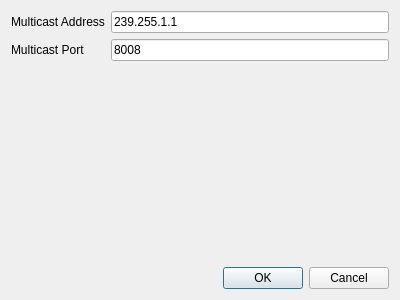
<?xml version="1.0" encoding="UTF-8"?>
<ui version="4.0">
 <class>OptionsDialog</class>
 <widget class="QDialog" name="OptionsDialog">
  <property name="geometry">
   <rect>
    <x>0</x>
    <y>0</y>
    <width>400</width>
    <height>300</height>
   </rect>
  </property>
  <property name="windowTitle">
   <string>Dialog</string>
  </property>
  <layout class="QVBoxLayout" name="verticalLayout">
   <item>
    <layout class="QFormLayout" name="formLayout">
     <item row="0" column="0">
      <widget class="QLabel" name="label">
       <property name="text">
        <string>Multicast Address</string>
       </property>
      </widget>
     </item>
     <item row="1" column="0">
      <widget class="QLabel" name="label_2">
       <property name="text">
        <string>Multicast Port</string>
       </property>
      </widget>
     </item>
     <item row="0" column="1">
      <widget class="QLineEdit" name="multicast_address_lineEdit">
       <property name="text">
        <string>239.255.1.1</string>
       </property>
      </widget>
     </item>
     <item row="1" column="1">
      <widget class="QLineEdit" name="multicast_port_lineEdit">
       <property name="text">
        <string>8008</string>
       </property>
      </widget>
     </item>
    </layout>
   </item>
   <item>
    <widget class="QDialogButtonBox" name="buttonBox">
     <property name="orientation">
      <enum>Qt::Horizontal</enum>
     </property>
     <property name="standardButtons">
      <set>QDialogButtonBox::Cancel|QDialogButtonBox::Ok</set>
     </property>
    </widget>
   </item>
  </layout>
 </widget>
 <resources/>
 <connections>
  <connection>
   <sender>buttonBox</sender>
   <signal>accepted()</signal>
   <receiver>OptionsDialog</receiver>
   <slot>accept()</slot>
   <hints>
    <hint type="sourcelabel">
     <x>248</x>
     <y>254</y>
    </hint>
    <hint type="destinationlabel">
     <x>157</x>
     <y>274</y>
    </hint>
   </hints>
  </connection>
  <connection>
   <sender>buttonBox</sender>
   <signal>rejected()</signal>
   <receiver>OptionsDialog</receiver>
   <slot>reject()</slot>
   <hints>
    <hint type="sourcelabel">
     <x>316</x>
     <y>260</y>
    </hint>
    <hint type="destinationlabel">
     <x>286</x>
     <y>274</y>
    </hint>
   </hints>
  </connection>
 </connections>
</ui>
